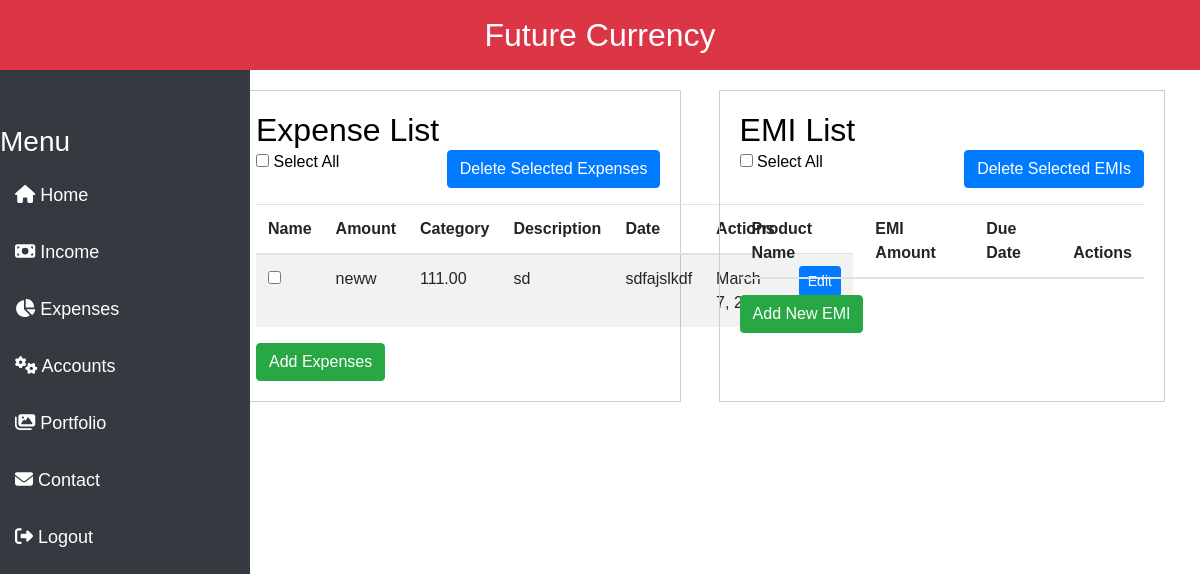
Screenshot of /expenses/emi/ (signed in) with the database file from the repository.
### expenses/models.py (models this page shows, shortened)
class Expense(models.Model):
    user = models.ForeignKey(User, on_delete=models.CASCADE)
    name = models.CharField(max_length=250)
    amount = models.DecimalField(max_digits=10, decimal_places=2)
    category = models.CharField(max_length=255)
    description = models.TextField()
    date = models.DateField(auto_now_add=True)

### expenses/views.py (the view)
# urls.py: path('emi/', expensehome, name='expense-home'),
@login_required_view
def expensehome(request):
    emis = Emi.objects.filter(user=request.user)
    expenses = Expense.objects.filter(user=request.user)
    return render(request, 'expenses/home.html', {'emis': emis, 'expenses': expenses})

### expenses/templates/expenses/home.html (shortened to what this page needs)
{% extends 'core/base.html' %}
{% block content %}
<div class="details-container">
    <div class="records-list">
        <h2>Expense List</h2>
        <form method="post" action="{% url 'delete_expenses' %}" id="delete-expenses-form">
            <div class="mb-3 d-flex justify-content-between">
                <div>
                    <input type="checkbox" id="select-expenses-all" aria-labelledby="select-expenses-all-label"
                           onclick="toggleAllCheckboxes('expenses')" />
                    <label for="select-expenses-all" id="select-expenses-all-label">Select All</label>
                </div>
                <div>
                    <button type="button" class="btn btn-primary"
                            onclick="performMassAction('delete-expenses-form')">Delete Selected Expenses
                    </button>
                </div>
            </div>
            <table id="expenses-table" class="table table-striped">
                <thead>
                    <tr>
                        <th scope="col">Name</th>
                        <th scope="col">Amount</th>
                        <th scope="col">Category</th>
                        <th scope="col">Description</th>
                        <th scope="col">Date</th>
                        <th scope="col">Actions</th>
                    </tr>
                </thead>
                <tbody>
                    {% for expense in expenses %}
                    <tr>
                        <td>
                            <input type="checkbox" name="selected_items" value="{{ expense.pk }}" />
                        </td>
                        <td>{{ expense.name }}</td>
                        <td>{{ expense.amount }}</td>
                        <td>{{ expense.category }}</td>
                        <td>{{ expense.description }}</td>
                        <td>{{ expense.date }}</td>
                        <td>
                            <a href="{% url 'emi_detail' pk=expense.pk %}" class="btn btn-primary btn-sm">Edit</a>
                        </td>
                    </tr>
                    {% endfor %}
                </tbody>
            </table>
            <a href="{% url 'expense_create' %}" class="btn btn-success">Add Expenses</a>
        </form>
    </div>
    <div class="details-view">
        <h2>EMI List</h2>
        <form method="post" action="{% url 'delete_emis' %}" id="delete-emis-form">
            <div class="mb-3 d-flex justify-content-between">
                <div>
                    <input type="checkbox" id="select-emis-all" aria-labelledby="select-emis-all-label"
                           onclick="toggleAllCheckboxes('emis')" />
                    <label for="select-emis-all" id="select-emis-all-label">Select All</label>
                </div>
                <div>
                    <button type="button" class="btn btn-primary"
                            onclick="performMassAction('delete-emis-form')">Delete Selected EMIs
                    </button>
                </div>
            </div>
            <table id="emis-table" class="table table-striped">
                <thead>
                    <tr>
                        <th scope="col">Product Name</th>
                        <th scope="col">EMI Amount</th>
                        <th scope="col">Due Date</th>
                        <th scope="col">Actions</th>
                    </tr>
                </thead>
            </table>
            <a href="{% url 'emi_create' %}" class="btn btn-success">Add New EMI</a>
        </form>
    </div>
</div>
{% endblock %}

### core/static/core/css/corecss.css (style rules this page uses)
html, body { height: 100%; }
.container-fluid h2 { text-align: start; text-align: justify; margin: 0; }

### core/templates/core/sidebar.html (style rules this page uses)
body { font-family: Arial, sans-serif; margin: 0; padding: 0; background-color: #fbfbfb; }

### expenses/templates/expenses/home.html (style rules this page uses)
.details-container { display: flex; justify-content: space-between; margin: 20px; }
.records-list, .details-view { width: 48%; padding: 20px; border: 1px solid #ccc; }

### rows the page displays
Expense: name "neww", amount "111.00", category "sd", description "sdfajslkdf", date "March 7,…"
